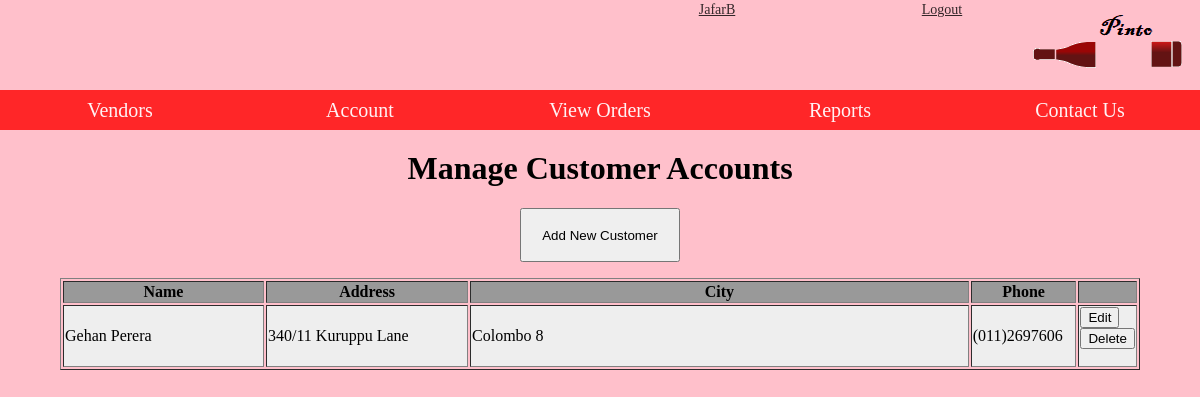
The page /source/custmngt.php (signed in) on the database its author committed.
### tables this page shows
CREATE TABLE `customer` (
  `cust_id` int(10) UNSIGNED NOT NULL,
  `cust_name` varchar(50) NOT NULL,
  `cust_address` varchar(255) NOT NULL,
  `cust_city` enum('Colombo 1','Colombo 2','Colombo 3','Colombo 4','Colombo 5','Colombo 6','Colombo 7','Colombo 8','Colombo 9','Colombo 10','Colombo 11','Colombo 12','Colombo 13','Colombo 14','Colombo 15') NOT NULL,
  `cust_joindate` datetime NOT NULL,
  `cust_phone` varchar(13) NOT NULL,
  `cust_email` varchar(50) DEFAULT NULL,
  `comments` text DEFAULT NULL,
  `cust_isactive` enum('0','1') NOT NULL DEFAULT '1',
  `cust_dateinactive` datetime DEFAULT NULL
);

### source/custmngt.php (the view, shortened to what this page needs)
<html>
<head>
</head>
<body>
<?php
include 'NavMenu.php';
echo '<h1 align="center">Manage Customer Accounts</h1>';
$query = 'SELECT *
			FROM customer
			WHERE cust_isactive="1"';
$result = mysqli_query($db,$query) or die(mysqli_error($db));
?>
<div id="Add_Button">
<form action="custprofile.php?tab=general" method="POST">
<input type="submit" name="submit" value="Add New Customer"/>
</form>
</div>
<table border="1" width="90%" align="center">
<tr>
	<th width="20%">Name</th>
	<th width="20%">Address</th>
	<th width="50%">City</th>
	<th width="10%">Phone</th>
	<th width="20%"></th>
</tr>
<?php
$odd = true;
while($row=mysqli_fetch_assoc($result)){
	echo ($odd==true)? '<tr class="odd_row">':'<tr class="even_row">';
	extract($row);
	echo '<td>'.$cust_name.'</td>';
	echo '<td>'.$cust_address.'</td>';
	echo '<td>'.$cust_city.'</td>';
	echo '<td>'.$cust_phone.'</td>';
	echo '<td>';
	echo '<form action="custprofile.php?tab=view&id='.$cust_id.'" method="POST">';
	echo '<input type="submit" name="submit" value="Edit"/>';
	echo '<input type="submit" name="submit" value="Delete" onclick="return confirm(\'Are you sure you want to delete this record?\')" />';
	echo '</form>';
	echo '</td>';
	echo '</tr>';
	$odd=!$odd;
}
echo '</table>';
?>
</body>
</html>

### source/style.css (style rules this page uses)
body { background-color:#ffc0cb; margin: 150px 0px 0px 0px; }

### source/custmngt.php (style rules this page uses)
th { background-color: #999; }
.odd_row { background-color: #EEE; }
#Add_Button { text-align: center; }
#Add_Button input[type=submit] { width: 12em; height: 4em; }

### rows shown on the page
customer: cust_name "Gehan Perera", cust_address "340/11 Kuruppu Lane", cust_city "Colombo 8", cust_phone "(011)2697606"

### other values the page prints
$_SESSION['username'] "JafarB"
